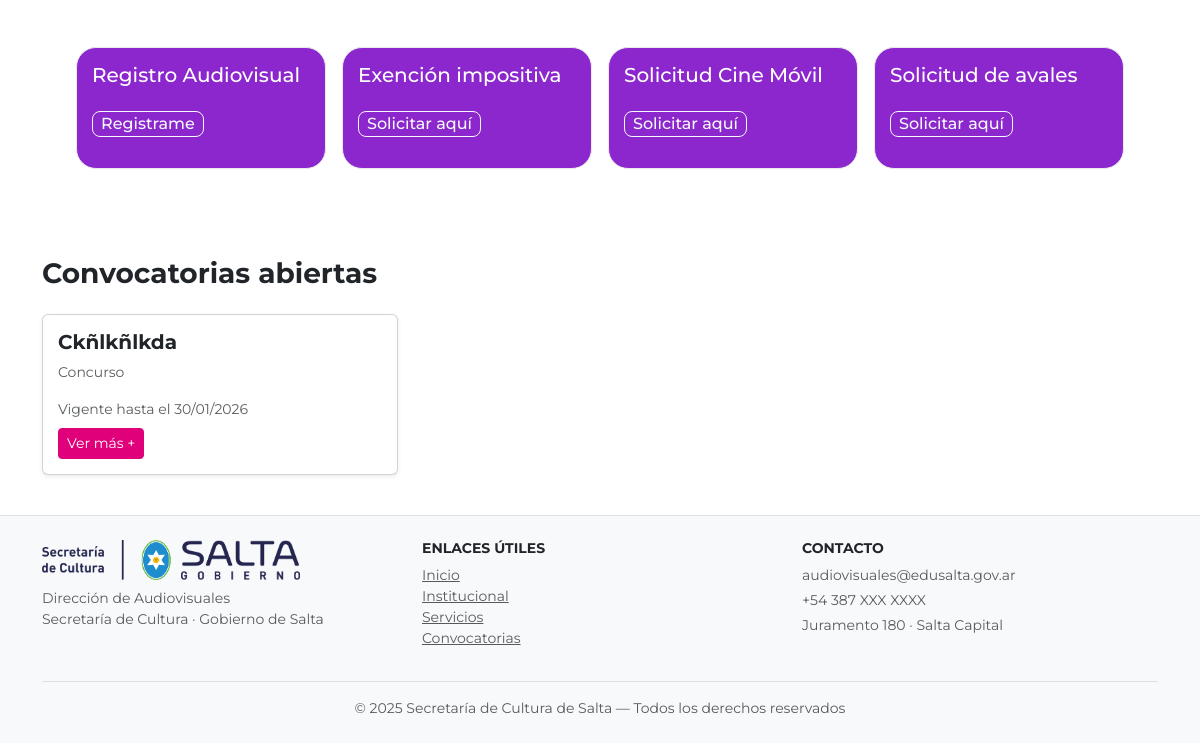
/ (lower part), run on an earlier commit of the app's database.
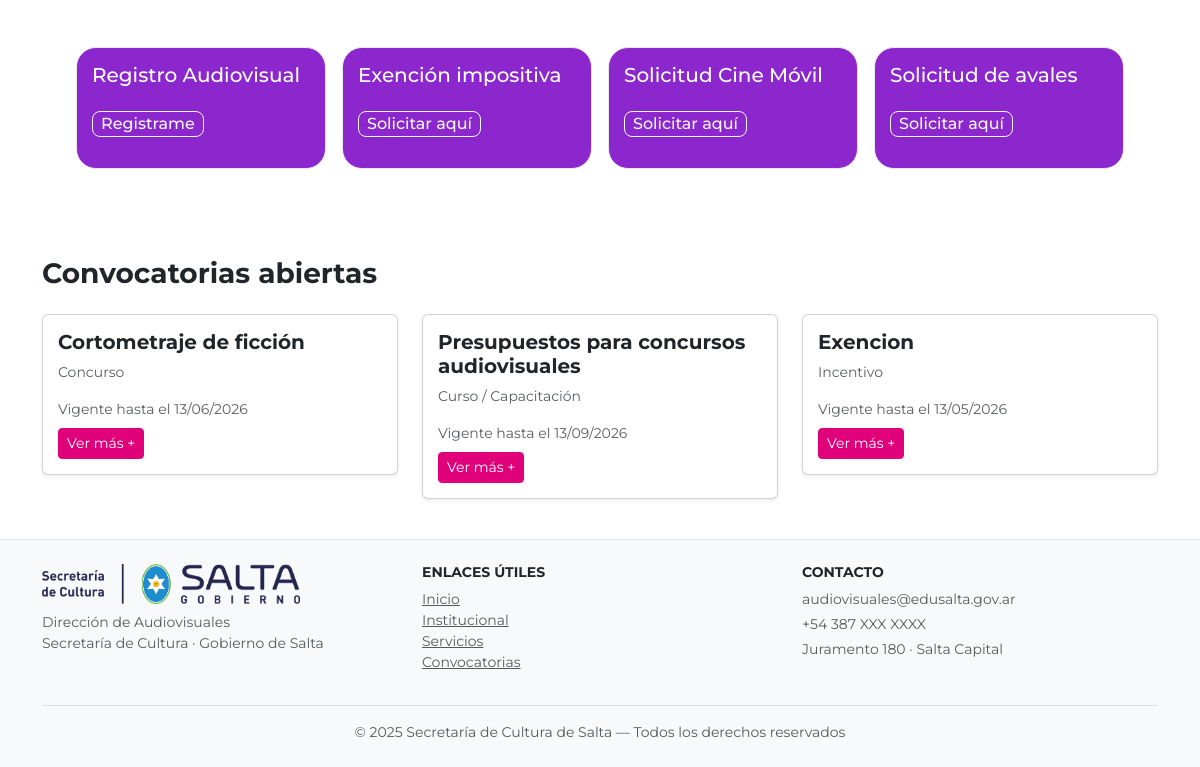
And on a later commit of the database.
### convocatorias/models.py (models this page shows, shortened)
class Convocatoria(models.Model):
    titulo = models.CharField(max_length=200)
    slug = models.SlugField(unique=True, blank=True)
    descripcion_corta = models.TextField(blank=True)
    descripcion_larga = models.TextField(blank=True)
    url_curso = models.URLField(
        "URL del curso asincrónico",
        blank=True,
        null=True,
        help_text="Solo completar si el curso es asincrónico."
    )
    categoria = models.CharField(max_length=20, choices=CATEGORIAS)
    tematica_genero = models.CharField(max_length=200, blank=True)
    linea = models.CharField(max_length=20, choices=LINEAS)
    requisitos = models.TextField(blank=True)
    beneficios = models.TextField(blank=True)
    bases_pdf = models.FileField(
        upload_to="convocatorias/bases/",
        blank=True,
        null=True
    )
    imagen = models.ImageField(
        upload_to="convocatorias/img/",
        blank=True,
        null=True
    )
    fecha_inicio = models.DateField()
    fecha_fin = models.DateField()
    bloque_personas = models.CharField(
        max_length=20,
        choices=BLOQUE_PERSONAS_TITULO,
        default="JURADO"
    )
    jurado1_nombre = models.CharField(max_length=200, blank=True)
    jurado1_foto = models.ImageField(upload_to="convocatorias/jurados/", blank=True, null=True)
    jurado1_bio = models.TextField(blank=True)
    jurado2_nombre = models.CharField(max_length=200, blank=True)
    jurado2_foto = models.ImageField(upload_to="convocatorias/jurados/", blank=True, null=True)
    jurado2_bio = models.TextField(blank=True)
    jurado3_nombre = models.CharField(max_length=200, blank=True)
    jurado3_foto = models.ImageField(upload_to="convocatorias/jurados/", blank=True, null=True)
    jurado3_bio = models.TextField(blank=True)
    orden = models.PositiveIntegerField(default=0)
    url_destino = models.CharField(max_length=300, blank=True)
    class Meta:
        ordering = ["orden", "-fecha_inicio"]

### sitio_publico/views.py (the view)
# urls.py: path('', sitio_views.inicio, name='inicio'),
def inicio(request):
    hoy = timezone.now().date()
    convocatorias_vigentes = Convocatoria.objects.filter(
        fecha_inicio__lte=hoy,
        fecha_fin__gte=hoy,
    )
    return render(request, "sitio_publico/inicio.html", {
        "vigentes": convocatorias_vigentes
    })

### sitio_publico/templates/sitio_publico/inicio.html (shortened to what this page needs)
{% extends 'sitio_publico/base.html' %} {% load static %}  {% block layout %}
<section class="py-5">
  <div class="container">
    <div class="row g-3 justify-content-center">
      <div class="col-auto card-col-5">
        <div class="card card_servs text-white mb-3">
          <div class="card-body">
            <h5 class="card-titlen mb-4">Registro Audiovisual</h5>
            <a href="{% url 'registro_audiovisual:seleccionar_tipo_registro' %}" class="btn btn-outline-light btn-lg boton-programa mb-3">
              Registrame
            </a>
          </div>
        </div>
      </div>
      <div class="col-auto card-col-5">
        <div class="card card_servs text-white mb-3">
          <div class="card-body">
            <h5 class="card-title mb-4">Exención impositiva</h5>
            <a href="{% url 'exencion:iniciar' %}" class="btn btn-outline-light btn-lg boton-programa mb-3">
              Solicitar aquí
            </a>
          </div>
        </div>
      </div>
      <div class="col-auto card-col-5">
        <div class="card card_servs text-white mb-3">
          <div class="card-body">
            <h5 class="card-title mb-4">Solicitud Cine Móvil</h5>
            <a href="{% url 'registro_audiovisual:seleccionar_tipo_registro' %}" class="btn btn-outline-light btn-lg boton-programa mb-3">
              Solicitar aquí
            </a>
          </div>
        </div>
      </div>
      <div class="col-auto card-col-5">
        <div class="card card_servs text-white  mb-3">
          <div class="card-body">
            <h5 class="card-title mb-4">Solicitud de avales</h5>
            <a href="{% url 'registro_audiovisual:seleccionar_tipo_registro' %}" class="btn btn-outline-light btn-lg boton-programa mb-3">
              Solicitar aquí
            </a>
          </div>
        </div>
      </div>
    </div>
  </div>
</section>
{% if vigentes %}
<section class="py-4">
  <div class="container">
    <h3 class="fw-bold mb-4">Convocatorias abiertas</h3>
    <div class="row">
      {% for c in vigentes %}
      <div class="col-md-4">
        <div class="card mb-3 shadow-sm">
          <div class="card-body">
            <h5 class="fw-bold">{{ c.titulo }}</h5>
            <p class="text-muted small">{{ c.get_categoria_display }}</p>
            <p class="text-muted small mb-2">
              Vigente hasta el {{ c.fecha_fin|date:"d/m/Y" }}
            </p>
            <a
              href="{% url 'convocatorias:convocatoria_detalle' c.slug %}"
              class="btn btn-primary btn-sm"
            >
              Ver más +
            </a>
          </div>
        </div>
      </div>
      {% endfor %}
    </div>
  </div>
</section>
{% endif %} {% endblock %}

What changed in the data, as far as the page shows it:
removed Convocatoria: titulo "Ckñlkñlkda", categoria "Concurso", fecha_fin "30/01/2026"
added Convocatoria: titulo "Cortometraje de ficción", categoria "Concurso", fecha_fin "13/06/2026"
added Convocatoria: titulo "Presupuestos para concursos audiovisuales", categoria "Curso / Capacitación", fecha_fin "13/09/2026"
added Convocatoria: titulo "Exencion", categoria "Incentivo", fecha_fin "13/05/2026"
